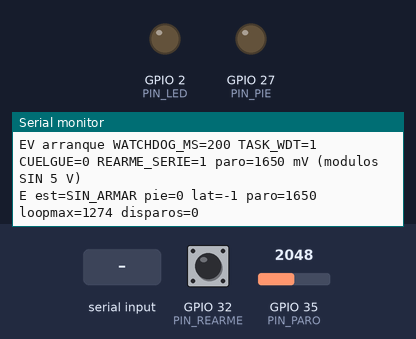
The sketch below on a simulated ESP32. On the bench: output pins drawn as LEDs (lit = HIGH), the last lines printed to the serial monitor. The inputs (shaded band) are chosen by the test bench; at power-on: GPIO 35 (PIN_PARO) = 2048, GPIO 32 (PIN_REARME) HIGH.

Above: at 1.2 s.
1.3 s: GPIO 35 (PIN_PARO) set to 2866
At 1.7 s:
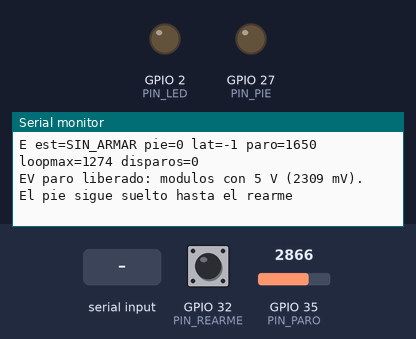
2.8 s: GPIO 32 (PIN_REARME) pulled LOW for 0.15 s
At 2.98 s:
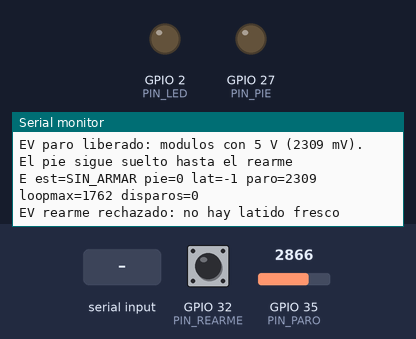
4.4 s: GPIO 35 (PIN_PARO) set to 1228
At 4.9 s:
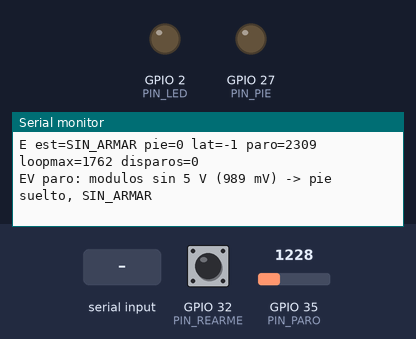
5.9 s: "R\n" received over Serial
At 6.5 s:
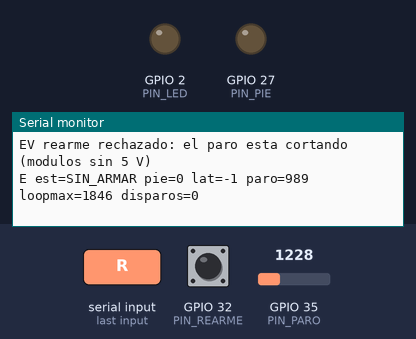
Timing chart, 0 to 8.4 s (numbered marks = the images above; inputs shaded):
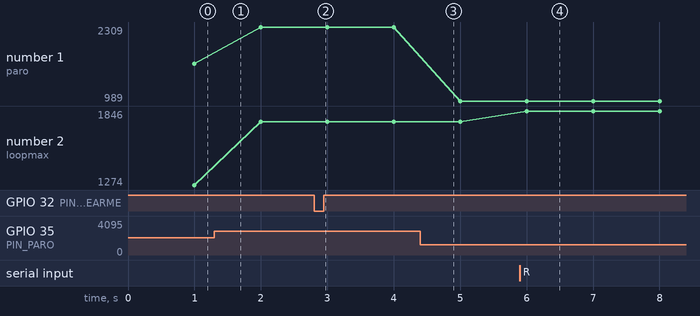

Measured:
- after the input at 1.3 s, the serial monitor: prints a new line at once (image 1)
- after the input at 2.8 s, the serial monitor: prints a new line after 0.05 s (image 2)
- after the input at 4.4 s, the serial monitor: prints a new line at once (image 3)
- after the input at 5.9 s, the serial monitor: prints a new line at once (image 4)
- plotted number 1: 1650 → 2309 after the input at 1.3 s, 2309 → 989 after the input at 4.4 s
- plotted number 2: 1274 → 1762 after the input at 1.3 s, 1762 → 1846 after the input at 5.9 s

The sketch:

pie.ino
```cpp
// pie.ino — el pie del rig (hombre muerto) con watchdog de 200 ms y rearme manual.
// Módulo que después entra tal cual en rig.ino (herramientas/rig/tarea_firmware.md, reglas 2, 3, 5 y 7).
//
// Hardware (herramientas/emulador_pedal/LEEME.md, dos módulos de relé activos en ALTO, jumper en H):
//   GPIO27 -> IN de los dos módulos (recomendado 10 k de IN a GND)
//   GPIO32 -> botón de rearme a GND (pull-up interno)
//   GPIO2  -> LED: fijo = pisando · parpadeo = disparado, esperando rearme · apagado = sin pisar
//   GPIO34 <- puente desde GPIO27, SOLO para medir el tiempo de suelta (prueba P2). Opcional.
//   GPIO35 <- el paro: VCC de los módulos (después del paro) por un divisor 10 k arriba / 20 k abajo.
//             Con 5 V lee ~3120 mV, sin 5 V ~140 mV (medido 19-nov). Si cae, el pie queda DISPARADO.
//
// Protocolo serie, 115200: la laptop manda una línea cada 50 ms, que es a la vez mando y latido.
//   "L ... pie=1"  (pisar)   ·   "L ... pie=0"  (soltar)
//   Solo cuenta como latido una línea que empieza con 'L' y trae pie=0 o pie=1. Lo demás se ignora.
//   "R" = pedido de rearme desde el teclado, SOLO si REARME_POR_SERIE = 1 (banco).
// El ESP manda cada 1 s:  E est=<SIN_ARMAR|ARMADO|DISPARADO> pie=<0|1> lat=<ms> paro=<mV> loopmax=<us> disparos=<n>
// y en cada evento:       EV <texto>

#include <esp_task_wdt.h>

// ---- Ajustes (las compilaciones de prueba cambian solo esto) ----
#define WATCHDOG_MS      200   // P2, control: compilar con 5000 y la prueba tiene que dar FALLA
#define USAR_TASK_WDT    1     // P5, control: compilar con 0 y el cuelgue deja el pie pisado
#define PRUEBA_CUELGUE   0     // P5: con 1, la línea "HANG" cuelga el loop a propósito
#define TASK_WDT_MS      1000
// Banco: la tecla r de pie.py rearma (además del botón del GPIO32). En el montacargas va en 0:
// el rearme tiene que ser un botón en el fierro, no algo que la laptop pueda mandar sola.
#define REARME_POR_SERIE 1

const int PIN_PIE    = 27;
const int PIN_REARME = 32;
const int PIN_LED    = 2;
const int PIN_MIDE   = 34;   // entrada solamente
const int PIN_PARO   = 35;   // entrada solamente
const int PARO_ALTO_MV = 2000;   // arriba de esto: módulos CON 5 V
const int PARO_BAJO_MV = 1200;   // abajo de esto: módulos SIN 5 V (en medio, se queda como estaba)

enum Estado { SIN_ARMAR, ARMADO, DISPARADO };
Estado estado = SIN_ARMAR;

bool     pideMando   = false;   // último pie= recibido
uint32_t tUltLinea   = 0;       // millis() de la última línea válida
bool     hayLatido   = false;   // alguna vez llegó una línea válida
uint32_t disparos    = 0;
uint32_t loopMaxUs   = 0;
uint32_t tAntLoop    = 0;
uint32_t tReporte    = 0;
uint32_t tBotonBajo  = 0;
bool     botonPrevio = false;

// medición de P2 (puente 27 -> 34)
bool     midiendo    = false;
uint32_t tDisparoUs  = 0;
uint32_t tLineaUs    = 0;
uint32_t tUltLineaUs = 0;

char     buf[128];
uint8_t  nbuf = 0;

bool     paroOk      = false;   // los módulos tienen 5 V
int      mvParo      = 0;
bool     pideRearme  = false;   // llegó "R" por serie (solo con REARME_POR_SERIE)

static void leerParo() {
  mvParo = analogReadMilliVolts(PIN_PARO);
  if (mvParo > PARO_ALTO_MV) paroOk = true;
  else if (mvParo < PARO_BAJO_MV) paroOk = false;
}

static inline void pie(bool pisar) { digitalWrite(PIN_PIE, pisar ? HIGH : LOW); }

static const char* nombre(Estado e) {
  return e == SIN_ARMAR ? "SIN_ARMAR" : e == ARMADO ? "ARMADO" : "DISPARADO";
}

static bool latidoFresco(uint32_t ahora) {
  return hayLatido && (uint32_t)(ahora - tUltLinea) < WATCHDOG_MS;
}

static void procesarLinea(const char* s) {
#if PRUEBA_CUELGUE
  if (strcmp(s, "HANG") == 0) { Serial.println("EV cuelgue a proposito"); Serial.flush(); while (1) { } }
#endif
#if REARME_POR_SERIE
  if (s[0] == 'R' && s[1] == 0) { pideRearme = true; return; }
#endif
  if (s[0] != 'L') return;
  const char* p = strstr(s, "pie=");
  if (!p || (p[4] != '0' && p[4] != '1')) return;
  pideMando   = (p[4] == '1');
  tUltLinea   = millis();
  tUltLineaUs = micros();
  hayLatido   = true;
}

static void leerSerie() {
  while (Serial.available()) {       // sin esperas: solo lo que ya llegó
    char c = (char)Serial.read();
    if (c == '\r') continue;
    if (c == '\n') { buf[nbuf] = 0; if (nbuf) procesarLinea(buf); nbuf = 0; }
    else if (nbuf < sizeof(buf) - 1) buf[nbuf++] = c;
    else nbuf = 0;                   // línea demasiado larga: se descarta entera
  }
}

void setup() {
  // Regla 5: lo primero, el pie suelto. Nada antes de esto.
  pinMode(PIN_PIE, OUTPUT);
  digitalWrite(PIN_PIE, LOW);

  pinMode(PIN_LED, OUTPUT);
  digitalWrite(PIN_LED, LOW);
  pinMode(PIN_REARME, INPUT_PULLUP);
  pinMode(PIN_MIDE, INPUT);
  pinMode(PIN_PARO, INPUT);

  Serial.begin(115200);
  leerParo();

#if USAR_TASK_WDT
  esp_task_wdt_config_t cfg = { .timeout_ms = TASK_WDT_MS, .idle_core_mask = 0, .trigger_panic = true };
  if (esp_task_wdt_reconfigure(&cfg) != ESP_OK) esp_task_wdt_init(&cfg);
  esp_task_wdt_add(NULL);
#endif

  Serial.printf("EV arranque WATCHDOG_MS=%d TASK_WDT=%d CUELGUE=%d REARME_SERIE=%d paro=%d mV (%s)\n",
                WATCHDOG_MS, USAR_TASK_WDT, PRUEBA_CUELGUE, REARME_POR_SERIE, mvParo,
                paroOk ? "modulos CON 5 V" : "modulos SIN 5 V");
  tAntLoop = micros();
}

void loop() {
#if USAR_TASK_WDT
  esp_task_wdt_reset();
#endif
  uint32_t ahoraUs = micros();
  uint32_t dt = ahoraUs - tAntLoop;
  tAntLoop = ahoraUs;
  if (dt > loopMaxUs) loopMaxUs = dt;

  uint32_t ahora = millis();
  leerSerie();
  bool fresco = latidoFresco(ahora);

  // Regla 2: sin latido fresco, el pie suelta. Si estaba armado, queda DISPARADO.
  if (estado == ARMADO && !fresco) {
    pie(false);
    estado = DISPARADO;
    disparos++;
    tDisparoUs = micros();
    tLineaUs   = tUltLineaUs;
    midiendo   = true;
    Serial.printf("EV watchdog: %lu ms sin latido -> pie suelto, esperando rearme\n",
                  (unsigned long)(ahora - tUltLinea));
  }

  // El paro: si los módulos se quedan sin 5 V, el pie suelta y queda DISPARADO.
  // Al volver los 5 V no se re-pisa: hace falta el rearme (ISO 13850).
  bool paroAntes = paroOk;
  leerParo();
  if (paroAntes && !paroOk) {
    pie(false);
    if (estado == ARMADO) { estado = DISPARADO; disparos++; }
    Serial.printf("EV paro: modulos sin 5 V (%d mV) -> pie suelto, %s\n", mvParo,
                  estado == DISPARADO ? "DISPARADO, esperando rearme" : nombre(estado));
  } else if (!paroAntes && paroOk) {
    Serial.printf("EV paro liberado: modulos con 5 V (%d mV). El pie sigue suelto hasta el rearme\n", mvParo);
  }

  // Regla 3: rearme manual. Botón 50 ms abajo (o r en el banco) + latido fresco + paro liberado.
  // Nunca se re-pisa solo.
  bool boton = (digitalRead(PIN_REARME) == LOW);
  static bool botonUsado = false;          // un pedido por apretada
  if (boton && !botonPrevio) { tBotonBajo = ahora; botonUsado = false; }
  botonPrevio = boton;
  bool botonListo = boton && !botonUsado && (ahora - tBotonBajo) >= 50;
  if (botonListo) botonUsado = true;
  bool pedido = botonListo || pideRearme;
  pideRearme = false;
  if (pedido && estado == ARMADO) {
    Serial.println("EV rearme: ya estaba armado");
  } else if (pedido) {
    if (!paroOk)      Serial.println("EV rearme rechazado: el paro esta cortando (modulos sin 5 V)");
    else if (!fresco) Serial.println("EV rearme rechazado: no hay latido fresco");
    else { estado = ARMADO; Serial.println("EV rearmado"); }
  }

  // Salida
  bool pisar = (estado == ARMADO) && fresco && pideMando && paroOk;
  pie(pisar);

  // P2: tiempo desde la última línea hasta que GPIO34 (puenteado a 27) lee bajo
  if (midiendo) {
    if (digitalRead(PIN_MIDE) == LOW) {
      Serial.printf("EV P2 suelta: %lu ms desde la ultima linea (limite %d)\n",
                    (unsigned long)((micros() - tLineaUs) / 1000), WATCHDOG_MS);
      midiendo = false;
    } else if (micros() - tDisparoUs > 100000) {
      Serial.println("EV P2: GPIO34 no baja (sin puente 27->34?)");
      midiendo = false;
    }
  }

  // LED
  if (pisar)                    digitalWrite(PIN_LED, HIGH);
  else if (estado == DISPARADO) digitalWrite(PIN_LED, (ahora / 250) % 2);
  else                          digitalWrite(PIN_LED, LOW);

  // Reporte cada 1 s
  if (ahora - tReporte >= 1000) {
    tReporte = ahora;
    Serial.printf("E est=%s pie=%d lat=%ld paro=%d loopmax=%lu disparos=%lu\n", nombre(estado), pisar ? 1 : 0,
                  hayLatido ? (long)(ahora - tUltLinea) : -1L, mvParo, (unsigned long)loopMaxUs,
                  (unsigned long)disparos);
  }
}
```
